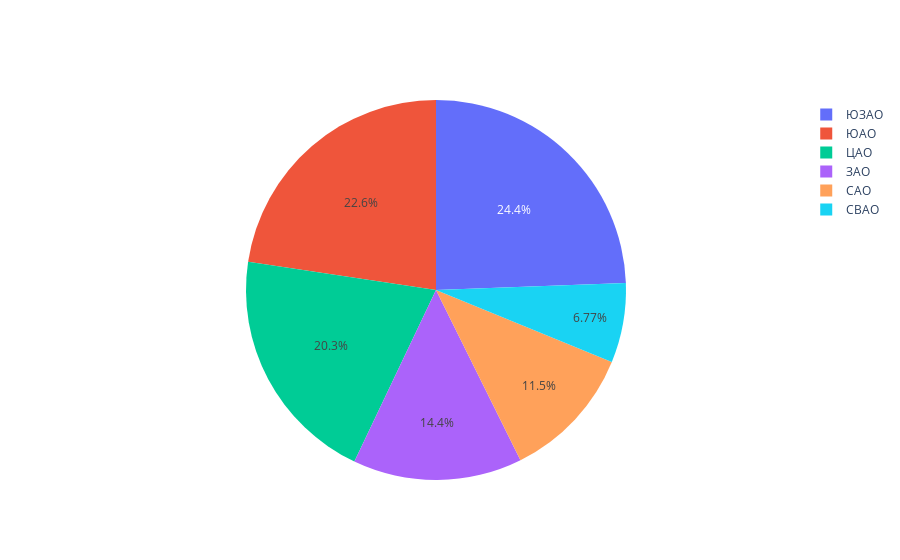

Here is the notebook cell this chart was saved with:
### Code cell
street_top10_areaid1=street_top10_areaid_dop.groupby('areaid')['count'].sum().reset_index()
display(street_top10_areaid1)
name=['ЗАО','САО','СВАО','ЦАО','ЮАО','ЮЗАО']
fig=go.Figure(data=[go.Pie(labels=name, values=street_top10_areaid1['count'])])

fig.show()

### Figure 1 — Plotly figure (JSON) as saved in the notebook; plotly's stock layout.template omitted (floating-point values rounded to 4 significant figures)
{"data": [{"labels": ["ЗАО", "САО", "СВАО", "ЦАО", "ЮАО", "ЮЗАО"], "type": "pie", "values": [217, 173, 102, 306, 341, 368]}], "layout": {}}
